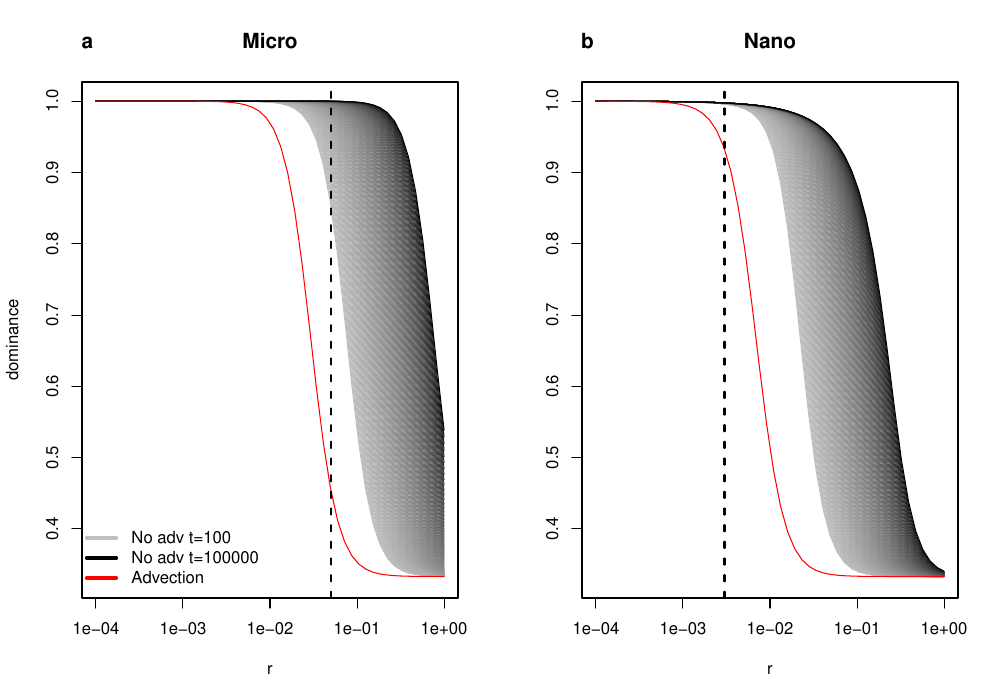

Reproduce this figure in R.
rm(list=ls())
graphics.off()

source("utilitary_functions.r")
source("theoretical_functions.r")

nb_simu_tot=c(1,3)
palette_grey=rev(gray.colors(100, start = 0, end = 0.75))

s=2 #We choose only one species
pow_th=seq(-4,0,length.out=50)
th_r=10^pow_th
th_poisson=4/3*pi*th_r^3

pdf("theory_dominance.pdf",width=10)
par(mfcol=c(1,2))

for(n in 1:length(nb_simu_tot)){
	    nb_simu=nb_simu_tot[n]

if(n==1){
	yl="dominance"
 	ml="Micro"
}else{
      	yl=""
       	ml="Nano"
}


#Let's add the dominance index for Thomas distribution
f_param=read.table(paste("../simulation/param_",nb_simu,".txt",sep=""),sep="=",header=F,dec=".")
colnames(f_param)=c("name","value")
f_param[,2]=as.numeric(as.character(f_param[,2]))
gamma=0
a_Delta=f_param[f_param$name=="Delta","value"]
a_lambda=f_param[f_param$name=="growth_rate","value"]
a_tau=f_param[f_param$name=="tau","value"]
a_volume=f_param[f_param$name=="volume","value"]
a_radius=f_param[f_param$name=="radius","value"]

concentrations=c(f_param[f_param$name=="init_size 0","value"],f_param[f_param$name=="init_size 1","value"],f_param[f_param$name=="init_size 2","value"])/a_volume

pow_time=seq(2,5,length.out=100)
seq_time=10^pow_time

plot(0,0,xlim=range(th_r),ylim=c(0.33,1),ylab=yl,xlab="r",t="n",log="x",main=ml,cex.main=1.25)
for(time in 1:length(seq_time)){
        th_bbm=BBM_cdf(th_r,gamma,a_Delta,concentrations[s],a_lambda,a_tau,t=seq_time[time])
        th_dominance=concentrations[s]*(th_bbm)/(sum(concentrations)*th_poisson+concentrations[s]*(th_bbm-th_poisson))
        lines(th_r,th_dominance,col=palette_grey[time])
}

gamma=1231
th_bbm=BBM_cdf(th_r,gamma,a_Delta,concentrations[s],a_lambda,a_tau)
th_dominance=concentrations[s]*(th_bbm)/(sum(concentrations)*th_poisson+concentrations[s]*(th_bbm-th_poisson))
lines(th_r,th_dominance,col="red")
abline(v=a_radius*2*10*10^2,lty=2,lwd=2)

if(n==1){
 legend("bottomleft",c("No adv t=100","No adv t=100000","Advection"),col=c(palette_grey[1],palette_grey[100],"red"),bty="n",lwd=3,lty=1,pch=NA)
 mtext("a",side=3,line=1.5,font=2,at=8*10^(-5),cex=1.25)
}else{
 mtext("b",side=3,line=1.5,font=2,at=8*10^(-5),cex=1.25)
}

}

dev.off()
